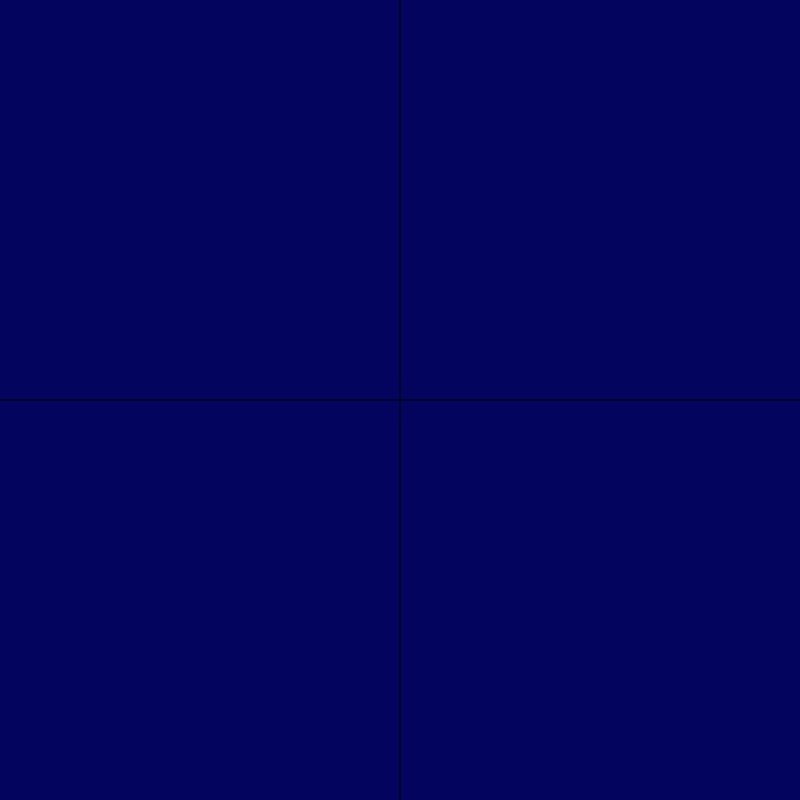
Frame 1 (no input)
Frame 60 (no input): identical to frame 1, image omitted
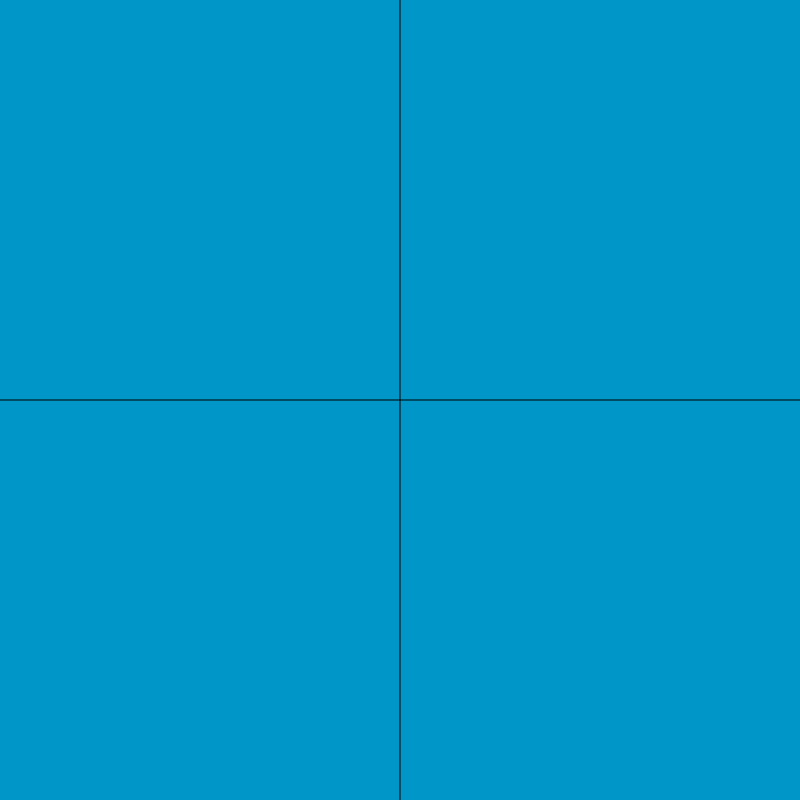
Frame 120 (the mouse pressed at the canvas centre since frame 60)

The p5.js sketch that drew these frames (run headless with seeded random() and noise() and a simulated clock; from frame 60 on, the mouse is pressed at the canvas centre):

// p5.js sketch
// ── sketch.js
function setup() {
    createCanvas(800, 800);
    //noStroke();
}

function draw() {
    //background(120, 20);

    //line(width / 2, 0, width / 2, height);
    //line(0, height / 2, width, height / 2);

    if (mouseX < 400 && mouseY < 400) {
        //cursor(CROSS);
        background(3, 4, 94);
    } else if (mouseX > 400 && mouseY < 400) {
        //cursor('progress');
        background(2, 62, 138);
    } else if (mouseX > 400 && mouseY > 400) {
        //cursor('https://avatars0.githubusercontent.com/u/1617169?s=16');
        background(0, 119, 182);
    } else {
        //cursor('grab');
        background(0, 150, 199);
    }
    line(width / 2, 0, width / 2, height);
    line(0, height / 2, width, height / 2);
}
